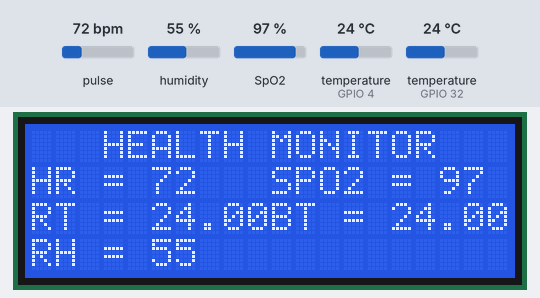
Bench run of a sketch on a simulated ESP32. Parts: 20×4 character LCD. The inputs (shaded band) are chosen by the test bench; at power-on: pulse 72 bpm, humidity 55 %, temperature (sensors on GPIO 32, GPIO 4) 24 °C, SpO2 97 %. WiFi joins after 1.5 s; servers stay silent unless stated; uploads are accepted with an empty reply; what the sketch prints to the serial monitor is not drawn.

Above: at 6.3 s.
6.4 s: pulse set to 42 bpm
At 13.2 s:
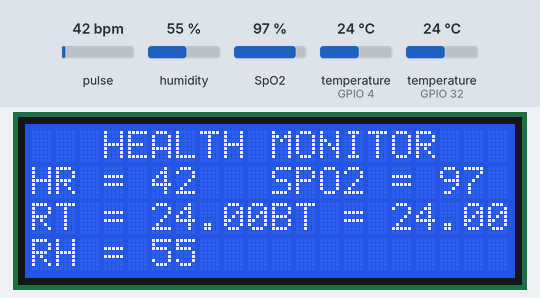
14.0 s: humidity set to 22 %
At 20.3 s:
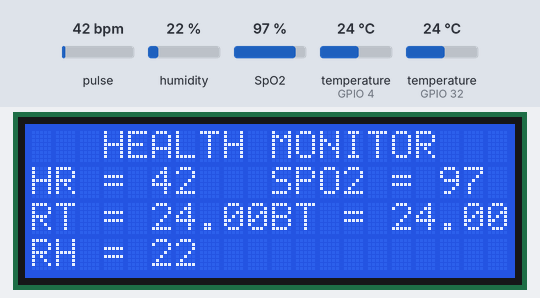
21.1 s: temperature (sensor on GPIO 32) set to 12 °C
At 27.4 s:
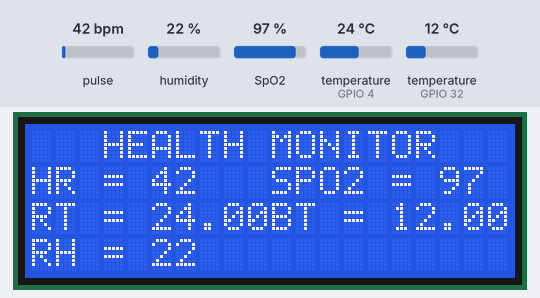
28.3 s: SpO2 set to 80 %
At 34.5 s:
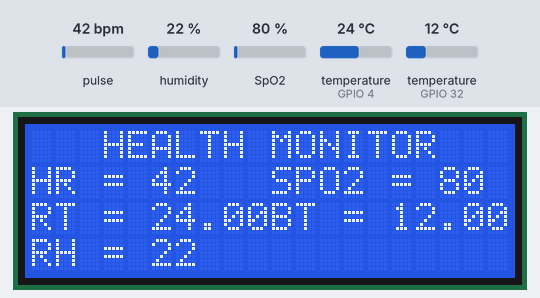
35.4 s: temperature (sensor on GPIO 4) set to 12 °C
At 41.6 s:
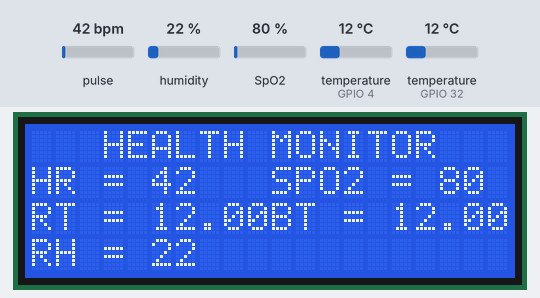
42.6 s: temperature (sensor on GPIO 32) set to 19 °C
Timing chart, 0 to 45.6 s (numbered marks = the images above; inputs shaded):
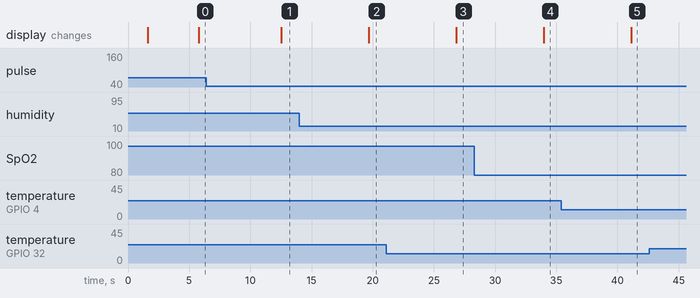

The sketch:

project_health_monitoring_system.ino
```cpp
#include <WiFi.h>
#include <HTTPClient.h>
#include <Wire.h>
#include "MAX30100_PulseOximeter.h"
#include "DHT.h"
#include <OneWire.h>
#include <DallasTemperature.h>
#include <LiquidCrystal_I2C.h>

LiquidCrystal_I2C lcd(0x27, 20, 4);

#define REPORTING_PERIOD_MS     1000

PulseOximeter pox;
uint32_t tsLastReport = 0;

int heartRate = 0;
int spo2 = 0;

float valueRoomTemp = 0;
float valueBodyTemp = 0;
int valueRoomHum = 0;
int valueHeartRate = 0;
int valueSpo2 = 0;

String ValueRoomTemp;
String ValueBodyTemp;
String ValueRoomHum;
String ValueHeartRate;
String ValueSpo2;

#define DHTPIN 4

#define DHTTYPE DHT11

DHT dht(DHTPIN, DHTTYPE);

#define ONE_WIRE_BUS 32

// Setup a oneWire instance to communicate with any OneWire device
OneWire oneWire(ONE_WIRE_BUS);

// Pass oneWire reference to DallasTemperature library
DallasTemperature sensors(&oneWire);


const char* ssid = "REPLACE_WITH_YOUR_SSID";
const char* password = "REPLACE_WITH_YOUR_PASSWORD";

//Your Domain name with URL path or IP address with path
const char* serverName = "http://healthmonitoring.nafzasystem.online/api/updatedata";

// the following variables are unsigned longs because the time, measured in
// milliseconds, will quickly become a bigger number than can be stored in an int.
unsigned long lastTime = 0;
// Timer set to 10 minutes (600000)
//unsigned long timerDelay = 600000;
// Set timer to 5 seconds (5000)
unsigned long timerDelay = 5000;

int StartState = 0;

int Var = 0;

void onBeatDetected()
{
    Serial.println("Beat!");
    StartState = StartState + 1;
    Serial.println(StartState);
}

void setup() {
  Serial.begin(115200);
  // initialize the LCD
  lcd.begin(); //kalu error kat sini tukar begin jd init exp: lcd.init();
  lcd.backlight();
  dht.begin();

  sensors.begin();  // Start up the library

  WiFi.begin(ssid, password);
  Serial.println("Connecting");
  while(WiFi.status() != WL_CONNECTED) {
    delay(500);
    Serial.print(".");
  }
  Serial.println("");
  Serial.print("Connected to WiFi network with IP Address: ");
  Serial.println(WiFi.localIP());

  lcd.setCursor(3, 0);
  lcd.print("HEALTH MONITOR");
  lcd.setCursor(0, 1);
  lcd.print("HR = ");
  lcd.setCursor(10, 1);
  lcd.print("SPO2 = ");
  lcd.setCursor(0, 2);
  lcd.print("RT = ");
  lcd.setCursor(10, 2);
  lcd.print("BT = ");
  lcd.setCursor(0, 3);
  lcd.print("RH = ");
}

void loop() {

        switch (Var) {
          case 0:
             if (!pox.begin()) {
                  Serial.println("FAILED");
                  for(;;);
              } else {
                  Serial.println("SUCCESS");
              }
            pox.setIRLedCurrent(MAX30100_LED_CURR_7_6MA);

            // Register a callback for the beat detection
            pox.setOnBeatDetectedCallback(onBeatDetected);

            Var = 1;
            break;
          case 1:

          pox.update();

          // Asynchronously dump heart rate and oxidation levels to the serial
          // For both, a value of 0 means "invalid"
          if (millis() - tsLastReport > REPORTING_PERIOD_MS) {
              heartRate = pox.getHeartRate();
              spo2 = pox.getSpO2();
              Serial.print("Heart rate:");
              Serial.print(pox.getHeartRate());
              Serial.print("bpm / SpO2:");
              Serial.print(pox.getSpO2());
              Serial.println("%");

              tsLastReport = millis();
          }

          if (StartState > 4){
            Var = 2;
            }

            break;
          case 2:
                sensors.requestTemperatures();

                valueHeartRate = heartRate;
                valueSpo2 = spo2;
                valueRoomTemp = dht.readTemperature();
                valueRoomHum = dht.readHumidity();
                valueBodyTemp = sensors.getTempCByIndex(0);

                ValueRoomTemp = String(valueRoomTemp);
                ValueBodyTemp = String(valueBodyTemp);
                ValueRoomHum = String(valueRoomHum);
                ValueHeartRate = String(valueHeartRate);
                ValueSpo2 = String(valueSpo2);

                lcd.setCursor(5, 1);
                lcd.print("    ");
                lcd.setCursor(5, 1);
                lcd.print(ValueHeartRate);

                lcd.setCursor(17, 1);
                lcd.print("   ");
                lcd.setCursor(17, 1);
                lcd.print(ValueSpo2);

                lcd.setCursor(5, 2);
                lcd.print("    ");
                lcd.setCursor(5, 2);
                lcd.print(ValueRoomTemp);

                lcd.setCursor(15, 2);
                lcd.print("    ");
                lcd.setCursor(15, 2);
                lcd.print(ValueBodyTemp);

                lcd.setCursor(5, 3);
                lcd.print("    ");
                lcd.setCursor(5, 3);
                lcd.print(ValueRoomHum);

                PostData();
                StartState = 0;
                Var = 0;
            break;
        }

}

void PostData(){
  //Send an HTTP POST request every 10 minutes
  if ((millis() - lastTime) > timerDelay) {
    //Check WiFi connection status
    if(WiFi.status()== WL_CONNECTED){
      WiFiClient client;
      HTTPClient http;

      // Your Domain name with URL path or IP address with path
      http.begin(client, serverName);

      // If you need an HTTP request with a content type: application/json, use the following:
      http.addHeader("Content-Type", "application/json");
      int httpResponseCode = http.POST("{\"HeartRate\":\""+ ValueHeartRate +"\",\"Spo2\":\""+ ValueSpo2 +"\",\"BodyTemperature\":\""+ ValueBodyTemp +"\",\"RoomTemperature\":\""+ ValueRoomTemp +"\",\"RoomHumidity\":\""+ ValueRoomHum +"\"}");

      Serial.print("HTTP Response code: ");
      Serial.println(httpResponseCode);

      // Free resources
      http.end();
    }
    else {
      Serial.println("WiFi Disconnected");
    }
    lastTime = millis();
  }
  }
```

Measured:
- after the input at 6.4 s, the display: changes after 6.1 s (image 1)
- after the input at 14.0 s, the display: changes after 5.7 s (image 2)
- after the input at 21.1 s, the display: changes after 5.7 s (image 3)
- after the input at 28.3 s, the display: changes after 5.7 s (image 4)
- after the input at 35.4 s, the display: changes after 5.7 s (image 5)
